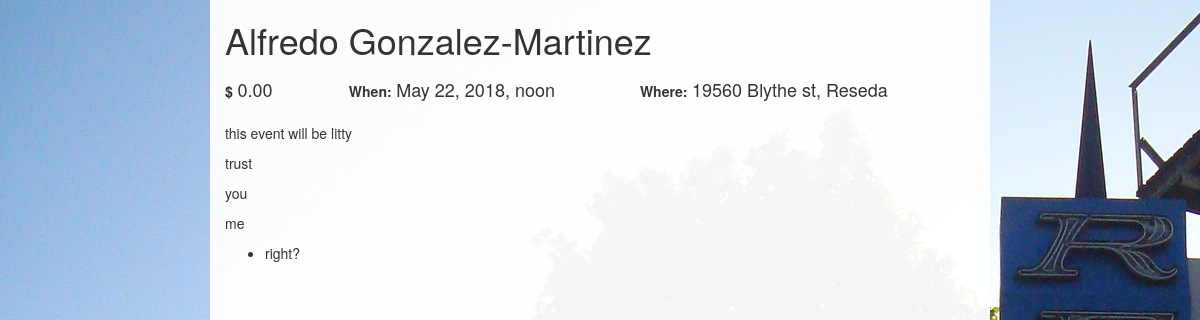
The app's page /events/alfredo-gonzalez-martinez/ with its own data.
### events/models.py (models this page shows, shortened)
class Event(models.Model):
    name = models.CharField(max_length=128, unique=True)
    created_at = models.DateTimeField(auto_now_add=True)
    slug = models.SlugField(blank=True, unique=True)
    approved = models.BooleanField(blank=True, default=False)
    approved_at = models.DateTimeField(blank=True, null=True, editable=False)
    image = models.ImageField(upload_to="flyers", blank=True)
    short_description = models.TextField(max_length=256, blank=True)
    description = models.TextField()
    address = models.CharField(max_length=64, blank=True)
    city = models.CharField(max_length=64, blank=True)
    start_date = models.DateTimeField()
    end_date = models.DateTimeField()
    price = models.DecimalField(max_digits=6, decimal_places=2, default=0.00)
    more_details_link = models.URLField(blank=True, null=True)

### events/views.py (the view)
# urls.py: url(r'^(?P<event_slug>[\w\-]+)/$', views.event_details, name='event_details'),
def event_details(request, event_slug):
    context_dict = {}
    try:
        event = Event.objects.get(slug=event_slug)
        context_dict['event'] = event
    except Event.DoesNotExist:
        context_dict['event'] = None
    return render(request, 'events/event-details.html', context_dict)

### templates/events/event-details.html (shortened to what this page needs)
<!DOCTYPE html>
<html>
<head>
    {% load staticfiles %}
    <link rel="stylesheet" type="text/css" href="{% static 'styles/styles.css' %}">
    <link rel="stylesheet" type="text/css" href="{% static 'styles/event-details.css' %}">
    <link href="//netdna.bootstrapcdn.com/bootstrap/3.1.0/css/bootstrap.min.css" rel="stylesheet" id="bootstrap-css">
</head>
<body>
    <div class="container">
        <div class="row">
            <div class="article event-details [ col-xs-12 col-sm-offset-2 col-sm-8 ]">
                <article>
                    {% if event %}
                        <h1>{{event.name}}</h1>
                        <section class="details">
                            <table>
                                <tr>
                                    <td class="price">
                                        <strong>$</strong><h4>{{event.price}}</h4>
                                    </td>
                                    <td class="date">
                                        <strong>When: </strong><h4>
                                            {{event.start_date}}
                                        </h4>
                                    </td>
                                    <td class="address">
                                        <strong>Where: </strong><h4>{{event.address}}, {{event.city}}</h4>
                                    </td>
                                </tr>
                            </table>
                        </section>
                        <section class="description">
                            {{event.description|safe}}
                        </section>
                    {% else %}
                        <h1>NO MATCHING EVENT</h1>
                    {% endif %}
                </article>
            </div>
        </div>
    </div>
</body>
</html>

### static/styles/styles.css (style rules this page uses)
body { background-image: url('/static/images/bg1.jpg'); }
.article { background-color: rgba(255, 255, 255, 0.95); min-height: 100vh; }
.article article { min-height: 100vh; }

### static/styles/event-details.css (style rules this page uses)
.article.event-details section.details table { width: 100%; }
.article.event-details section.details table td { padding-right: 5em; }
.article.event-details section.details table td strong, .article.event-details section.details table td h4 { display: inline-block; }
.article.event-details section.details table td strong { margin-right: 0.333em; }
.article.event-details section.description { min-height: 25vh; margin-top: 1em; }

### records on screen
Event: name "Alfredo Gonzalez-Martinez", price "0.00", start_date "May 22, 2018, noon", address "19560 Blythe st", city "Reseda", description "this event will be litty trust you me right?"
